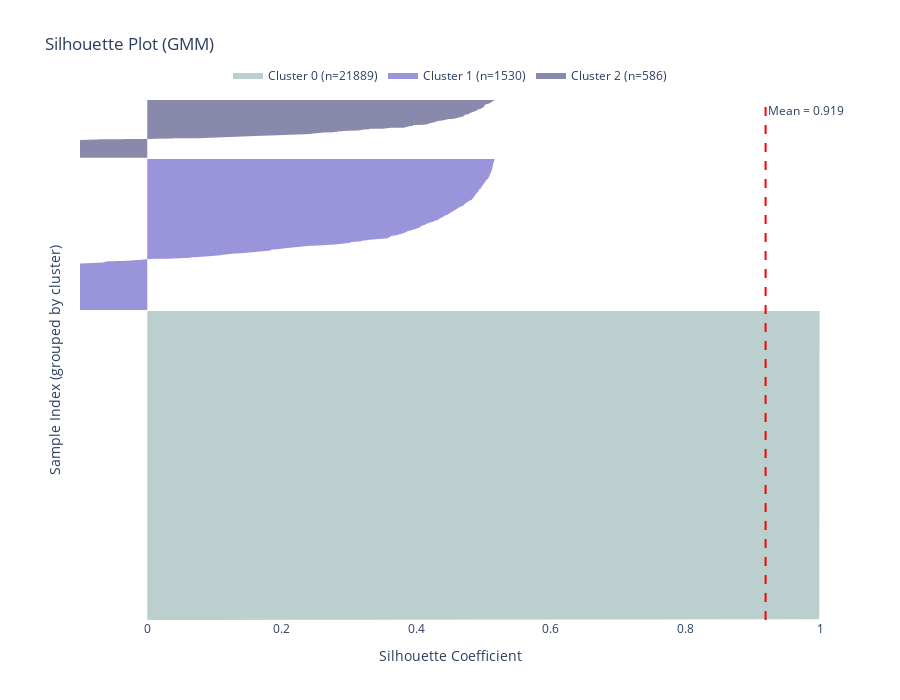

The code cell stored with this chart in its notebook:
### Markdown cell above
These metrics are calculated using labels.

### Code cell
silhouette_vals = silhouette_samples(X_clustered, labels_clustered)
mean_silhouette = np.mean(silhouette_vals)  # o usa metrics["Silhouette"] si ya lo tienes

# Preparar datos por cluster
unique_labels = np.unique(labels_clustered)
y_lower = 0
traces = []

# Máximo número de puntos a mostrar por cluster (solo para rendimiento visual)
MAX_POINTS_PER_CLUSTER = 3000

for label in unique_labels:
    # Seleccionar valores del cluster
    cluster_mask = (labels_clustered == label)
    cluster_sil_vals = silhouette_vals[cluster_mask]
    n_points = len(cluster_sil_vals)
    
    # Ordenar
    sorted_vals = np.sort(cluster_sil_vals)
    
    # Submuestrear solo para visualización si es muy grande
    if n_points > MAX_POINTS_PER_CLUSTER:
        step = n_points // MAX_POINTS_PER_CLUSTER
        plot_vals = sorted_vals[::step]
    else:
        plot_vals = sorted_vals
    
    y_upper = y_lower + len(plot_vals)
    y_range = np.arange(y_lower, y_upper)
    
    # Crear trace con hover personalizado
    traces.append(go.Scatter(
        x=plot_vals,
        y=y_range,
        mode='lines',
        fill='tozerox',
        fillcolor=f'rgba({np.random.randint(50,200)}, {np.random.randint(50,200)}, {np.random.randint(50,200)}, 0.6)',
        line=dict(width=0),
        name=f"Cluster {label} (n={n_points})",
        hovertemplate=(
            f"<b>Cluster {label}</b><br>" +
            "Silhouette: %{x:.3f}<br>" +
            "Posición: %{y}<br>" +
            f"Tamaño total: {n_points}<extra></extra>"
        ),
        showlegend=True
    ))
    
    y_lower = y_upper + 10  # espacio entre clusters

# Crear figura
fig = go.Figure()

# Añadir todos los clusters
for trace in traces:
    fig.add_trace(trace)

# Línea de silueta promedio
fig.add_vline(
    x=mean_silhouette,
    line=dict(color="red", dash="dash", width=2),
    annotation_text=f"Mean = {mean_silhouette:.3f}",
    annotation_position="top right"
)

# Diseño
fig.update_layout(
    title="Silhouette Plot (GMM)",
    xaxis_title="Silhouette Coefficient",
    yaxis_title="Sample Index (grouped by cluster)",
    height=700,
    width=900,
    hovermode="closest",
    legend=dict(
        orientation="h",
        yanchor="bottom",
        y=1.02,
        xanchor="center",
        x=0.5
    ),
    plot_bgcolor="white"
)

fig.update_xaxes(range=[-0.1, 1.0])
fig.update_yaxes(showticklabels=False)  # los índices no son significativos

fig.show()

### Figure 1 — Plotly figure (JSON) as saved in the notebook; plotly's stock layout.template omitted (floating-point values rounded to 4 significant figures; data arrays with more than 128 entries replaced by an {"elided": "..."} marker saying what was removed)
{"data": [{"fill": "tozerox", "fillcolor": "rgba(141, 176, 174, 0.6)", "hovertemplate": "<b>Cluster 0</b><br>Silhouette: %{x:.3f}<br>Posición: %{y}<br>Tamaño total: 21889<extra></extra>", "line": {"width": 0}, "mode": "lines", "name": "Cluster 0 (n=21889)", "showlegend": true, "type": "scatter", "x": {"elided": "3127 float values"}, "y": {"elided": "3127 int values"}}, {"fill": "tozerox", "fillcolor": "rgba(87, 78, 195, 0.6)", "hovertemplate": "<b>Cluster 1</b><br>Silhouette: %{x:.3f}<br>Posición: %{y}<br>Tamaño total: 1530<extra></extra>", "line": {"width": 0}, "mode": "lines", "name": "Cluster 1 (n=1530)", "showlegend": true, "type": "scatter", "x": {"elided": "1530 float values"}, "y": {"elided": "1530 int values"}}, {"fill": "tozerox", "fillcolor": "rgba(59, 59, 118, 0.6)", "hovertemplate": "<b>Cluster 2</b><br>Silhouette: %{x:.3f}<br>Posición: %{y}<br>Tamaño total: 586<extra></extra>", "line": {"width": 0}, "mode": "lines", "name": "Cluster 2 (n=586)", "showlegend": true, "type": "scatter", "x": {"elided": "586 float values"}, "y": {"elided": "586 int values"}}], "layout": {"annotations": [{"showarrow": false, "text": "Mean = 0.919", "x": 0.9191, "xanchor": "left", "xref": "x", "y": 1, "yanchor": "top", "yref": "y domain"}], "height": 700, "hovermode": "closest", "legend": {"orientation": "h", "x": 0.5, "xanchor": "center", "y": 1.02, "yanchor": "bottom"}, "plot_bgcolor": "white", "shapes": [{"line": {"color": "red", "dash": "dash", "width": 2}, "type": "line", "x0": 0.9191, "x1": 0.9191, "xref": "x", "y0": 0, "y1": 1, "yref": "y domain"}], "title": {"text": "Silhouette Plot (GMM)"}, "width": 900, "xaxis": {"range": [-0.1, 1], "title": {"text": "Silhouette Coefficient"}}, "yaxis": {"showticklabels": false, "title": {"text": "Sample Index (grouped by cluster)"}}}}
